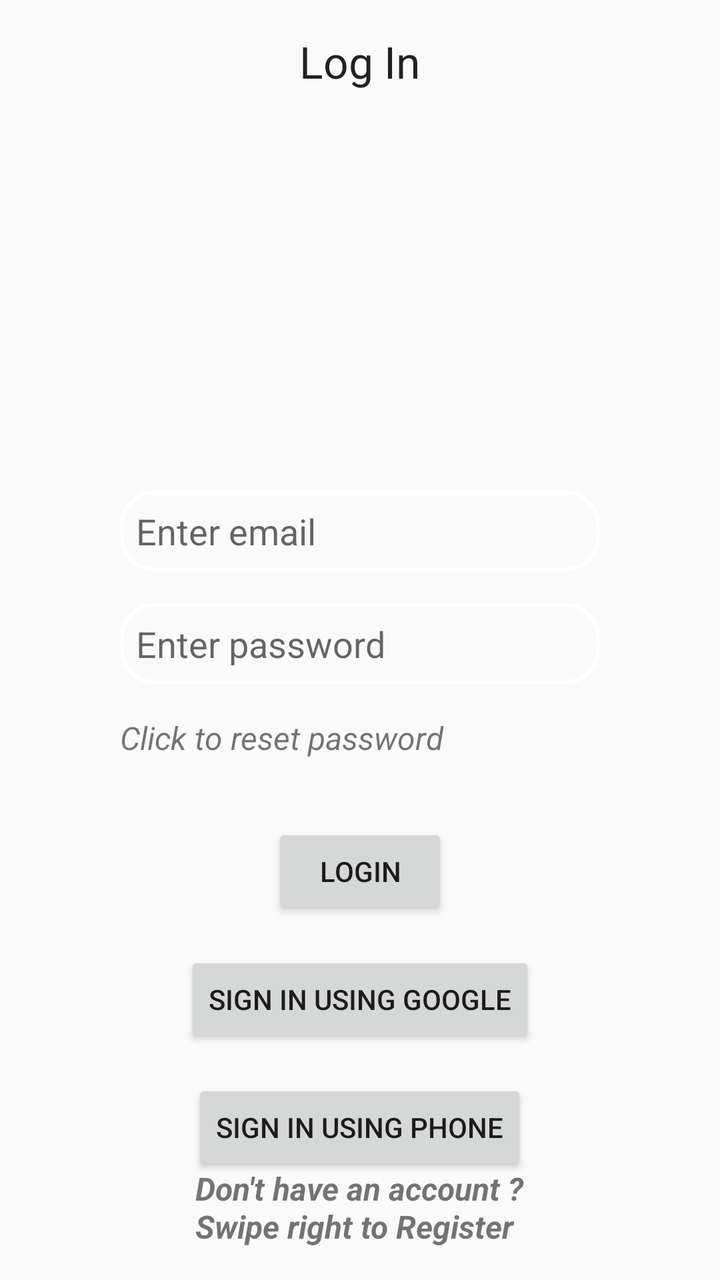
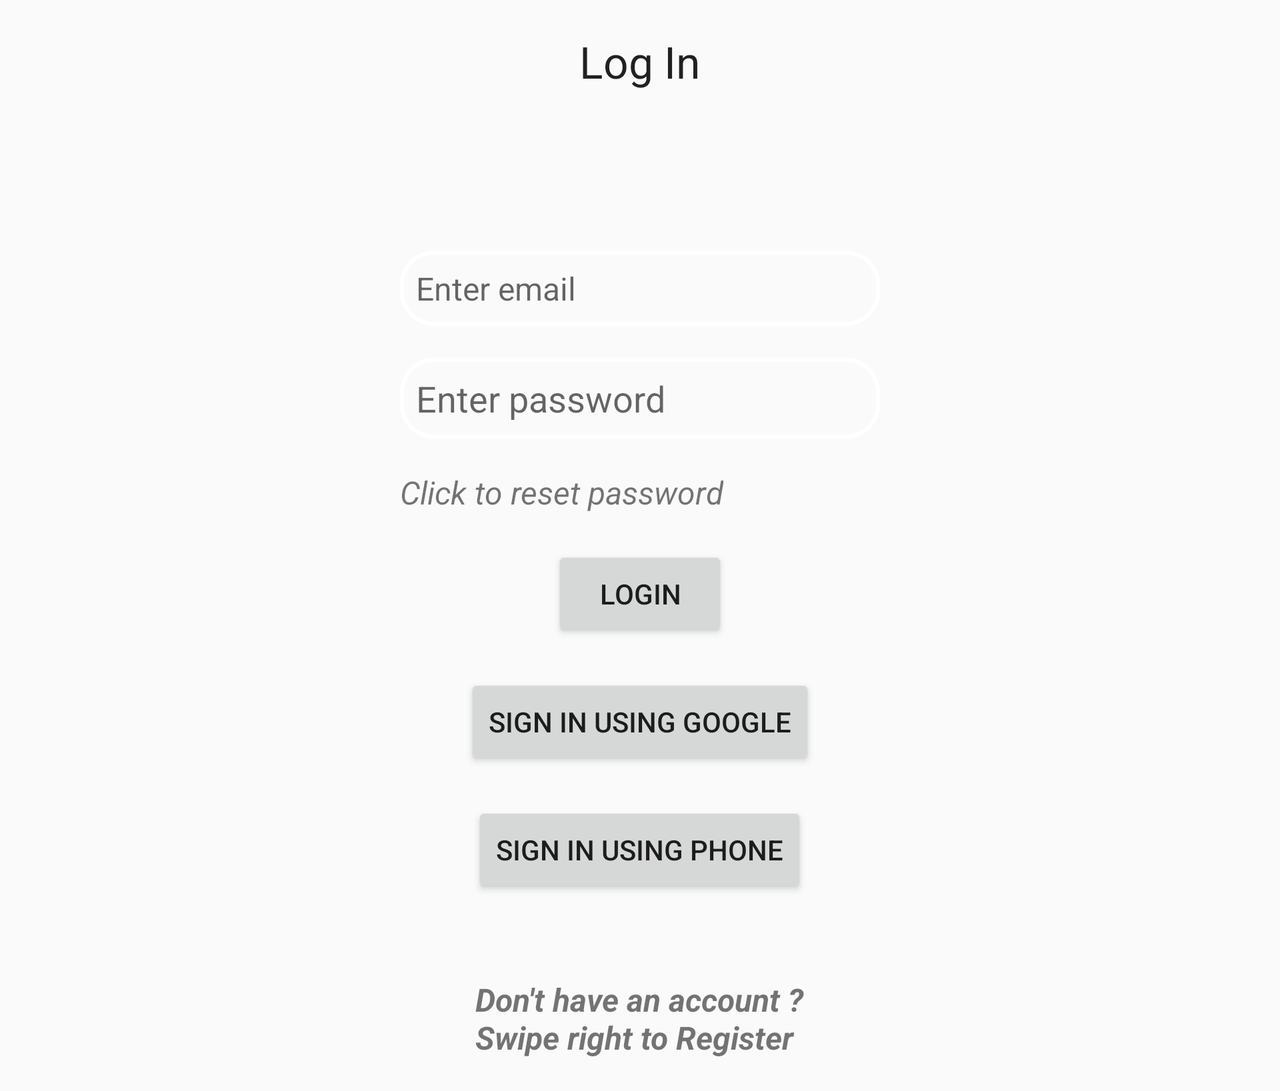

Two renders of one Android screen. The first uses the default layout on a phone; the second uses the alternative layout the repository ships for a different screen configuration, on a matching device. The two XML files are below.
<!-- AndroidManifest.xml: application theme AppTheme -->
<!-- res/layout/fragment_login.xml -->
<?xml version="1.0" encoding="utf-8"?>
<RelativeLayout xmlns:android="http://schemas.android.com/apk/res/android"
    android:layout_width="match_parent"
    android:layout_height="match_parent"
    android:padding="16dp"
    android:background="@drawable/credentials_bg"
    >

    <TextView
        android:id="@+id/login_title"
        android:layout_width="wrap_content"
        android:layout_height="wrap_content"
        android:layout_centerHorizontal="true"
        android:text="@string/login_title_text"
        android:textAppearance="@android:style/TextAppearance.Large"
        />

    <EditText
        android:id="@+id/login_email"
        android:layout_width="240dp"
        android:layout_height="wrap_content"
        android:layout_centerHorizontal="true"
        android:layout_below="@id/login_title"
        android:layout_marginTop="200dp"
        android:hint="@string/email_hint"
        android:background="@drawable/round_textbox"
        android:padding="8dp"
        />

    <EditText
        android:id="@+id/login_password"
        android:layout_width="240dp"
        android:layout_height="wrap_content"
        android:layout_below="@+id/login_email"
        android:layout_centerHorizontal="true"
        android:hint="@string/password_hint"
        android:layout_marginTop="16dp"
        android:inputType="textPassword"
        android:background="@drawable/round_textbox"
        android:padding="8dp"
        />

    <ImageButton
        android:id="@+id/login_show_password_btn"
        android:layout_width="wrap_content"
        android:layout_height="wrap_content"
        android:layout_toRightOf="@id/login_password"
        android:layout_alignBottom="@id/login_password"
        android:layout_marginLeft="8dp"
        android:layout_marginBottom="8dp"
        android:src="@drawable/hiding_pass_icon"
        android:background="@android:color/transparent"
        />

    <TextView
        android:id="@+id/login_reset_password"
        android:layout_width="wrap_content"
        android:layout_height="wrap_content"
        android:layout_below="@id/login_password"
        android:layout_alignLeft="@id/login_password"
        android:layout_marginTop="16dp"
        android:text="@string/reset_password_btn_text"
        android:textStyle="italic"
        android:textSize="16sp"
        />

    <Button
        android:id="@+id/login_btn"
        android:layout_width="wrap_content"
        android:layout_height="wrap_content"
        android:layout_below="@id/login_reset_password"
        android:layout_marginTop="32dp"
        android:layout_centerHorizontal="true"
        android:text="@string/login_btn_text"
        />

    <Button
        android:id="@+id/login_via_google_btn"
        android:layout_width="wrap_content"
        android:layout_height="wrap_content"
        android:layout_below="@id/login_btn"
        android:layout_centerHorizontal="true"
        android:layout_marginTop="16dp"
        android:text="@string/login_via_google_btn_text"
        />

    <Button
        android:id="@+id/login_via_phone_btn"
        android:layout_width="wrap_content"
        android:layout_height="wrap_content"
        android:layout_below="@id/login_via_google_btn"
        android:layout_centerHorizontal="true"
        android:layout_marginTop="16dp"
        android:text="@string/login_via_phone_btn_text"
        />

    <TextView
        android:layout_width="wrap_content"
        android:layout_height="wrap_content"
        android:layout_alignParentBottom="true"
        android:layout_centerHorizontal="true"
        android:text="@string/login_registration_page_dir_text"
        android:textStyle="italic|bold"
        android:textSize="16sp"
        />

</RelativeLayout>
<!-- resources referenced by this layout -->
<resources>
  <!-- drawable credentials_bg (drawable) -->
  <?xml version="1.0" encoding="utf-8"?>
  <shape xmlns:android="http://schemas.android.com/apk/res/android"
      android:shape="rectangle">
  
      <gradient
          android:startColor="?attr/credential_screen_bg_gradient_start"
          android:endColor="?attr/credential_screen_bg_gradient_end"
          android:angle="270"
          />
  
  </shape>
  <!-- drawable round_textbox (drawable) -->
  <?xml version="1.0" encoding="utf-8"?>
  <shape xmlns:android="http://schemas.android.com/apk/res/android"
      android:shape="rectangle">
  
      <corners
          android:radius="16dp"
          />
  
      <stroke
          android:color="@android:color/white"
          android:width="2dp"
          />
  
  </shape>
  <string name="email_hint">Enter email</string>
  <string name="login_btn_text">Login</string>
  <string name="login_registration_page_dir_text">Don\'t have an account ?\nSwipe right to Register</string>
  <string name="login_title_text">Log In</string>
  <string name="login_via_google_btn_text">Sign In Using Google</string>
  <string name="login_via_phone_btn_text">Sign In Using Phone</string>
  <string name="password_hint">Enter password</string>
  <string name="reset_password_btn_text">Click to reset password</string>
  <style name="AppTheme" parent="Theme.AppCompat.Light.NoActionBar">
          <item name="colorPrimary">@color/colorPrimary</item>
          <item name="colorPrimaryDark">@color/colorPrimaryDark</item>
          <item name="colorAccent">@color/colorAccent</item>
      </style>
  <color name="colorPrimary">#6200EE</color>
  <color name="colorPrimaryDark">#3700B3</color>
  <color name="colorAccent">#03DAC5</color>
</resources>
<!-- res/layout-land/fragment_login.xml (the repository's variant of the layout above) -->
<!-- drawn on the phone turned sideways -->
<?xml version="1.0" encoding="utf-8"?>
<ScrollView xmlns:android="http://schemas.android.com/apk/res/android"
    android:layout_width="match_parent"
    android:layout_height="match_parent"
    android:background="@drawable/credentials_bg"
    >

    <RelativeLayout
        android:layout_width="match_parent"
        android:layout_height="wrap_content"
        android:padding="16dp"
        >

        <TextView
            android:id="@+id/login_title"
            android:layout_width="wrap_content"
            android:layout_height="wrap_content"
            android:layout_centerHorizontal="true"
            android:text="@string/login_title_text"
            android:textAppearance="@android:style/TextAppearance.Large"
            />

        <EditText
            android:id="@+id/login_email"
            android:layout_width="240dp"
            android:layout_height="wrap_content"
            android:layout_below="@id/login_title"
            android:layout_centerHorizontal="true"
            android:layout_marginTop="80dp"
            android:hint="@string/email_hint"
            android:background="@drawable/round_textbox"
            android:padding="8dp"
            android:textSize="16sp"
            />

        <EditText
            android:id="@+id/login_password"
            android:layout_width="240dp"
            android:layout_height="wrap_content"
            android:layout_below="@+id/login_email"
            android:layout_centerHorizontal="true"
            android:hint="@string/password_hint"
            android:layout_marginTop="16dp"
            android:inputType="textPassword"
            android:background="@drawable/round_textbox"
            android:padding="8dp"
            />

        <ImageButton
            android:id="@+id/login_show_password_btn"
            android:layout_width="wrap_content"
            android:layout_height="wrap_content"
            android:layout_toRightOf="@id/login_password"
            android:layout_alignBottom="@id/login_password"
            android:layout_marginLeft="8dp"
            android:layout_marginBottom="8dp"
            android:src="@drawable/hiding_pass_icon"
            android:background="@android:color/transparent"
            />

        <TextView
            android:id="@+id/login_reset_password"
            android:layout_width="wrap_content"
            android:layout_height="wrap_content"
            android:layout_below="@id/login_password"
            android:layout_alignLeft="@id/login_password"
            android:layout_marginTop="16dp"
            android:text="@string/reset_password_btn_text"
            android:textStyle="italic"
            android:textSize="16sp"
            />

        <Button
            android:id="@+id/login_btn"
            android:layout_width="wrap_content"
            android:layout_height="wrap_content"
            android:layout_below="@id/login_reset_password"
            android:layout_marginTop="16dp"
            android:layout_centerHorizontal="true"
            android:text="@string/login_btn_text"
            />

        <Button
            android:id="@+id/login_via_google_btn"
            android:layout_width="wrap_content"
            android:layout_height="wrap_content"
            android:layout_below="@id/login_btn"
            android:layout_centerHorizontal="true"
            android:layout_marginTop="16dp"
            android:text="@string/login_via_google_btn_text"
            />

        <Button
            android:id="@+id/login_via_phone_btn"
            android:layout_width="wrap_content"
            android:layout_height="wrap_content"
            android:layout_below="@id/login_via_google_btn"
            android:layout_centerHorizontal="true"
            android:layout_marginTop="16dp"
            android:text="@string/login_via_phone_btn_text"
            />


        <TextView
            android:layout_width="wrap_content"
            android:layout_height="wrap_content"
            android:layout_below="@id/login_via_phone_btn"
            android:layout_centerHorizontal="true"
            android:layout_marginTop="40dp"
            android:text="@string/login_registration_page_dir_text"
            android:textStyle="italic|bold"
            android:textSize="16sp"
            />

    </RelativeLayout>

</ScrollView>
